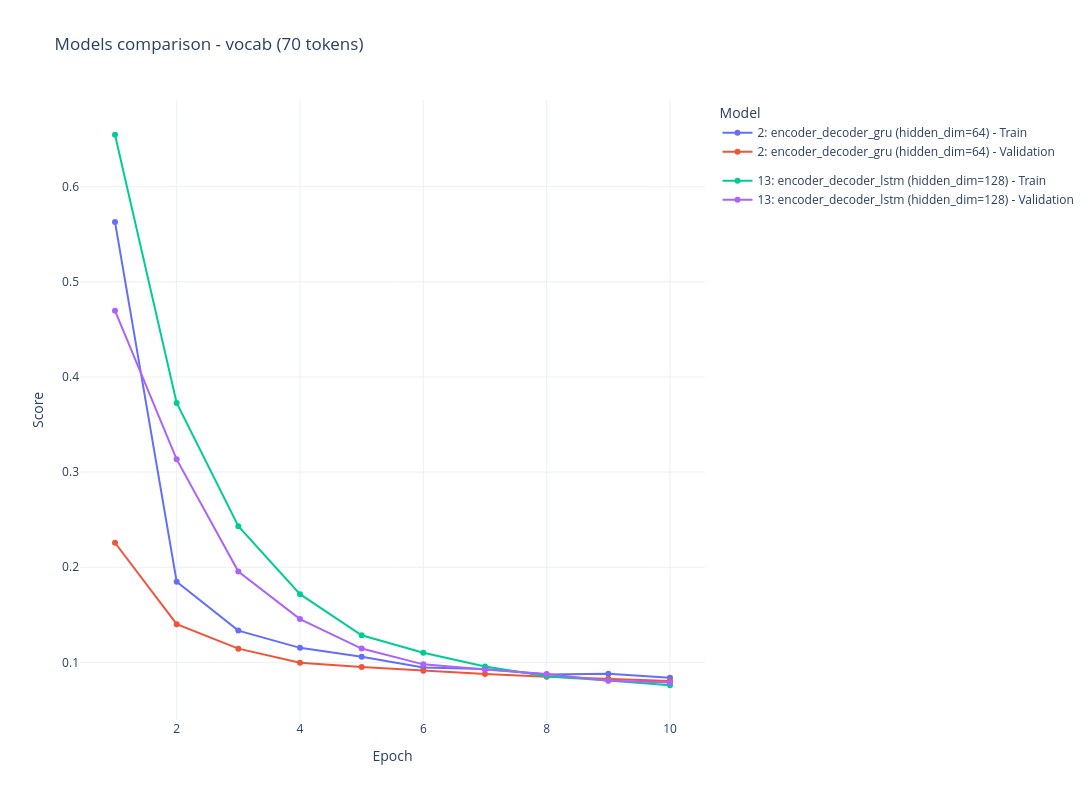

The notebook cell this image was saved under:
### Code cell
model_info = load_model_info(MODEL_INFO_JSON)
all_vocab_models = {}

for vocab_name, vocab_dir in VOCAB_DIRS.items():
    print(f"[{vocab_name}]")

    if not vocab_dir.exists():
        print(f"Directory {vocab_dir} does not exist.")
        continue

    models = full_model_info(vocab_dir, model_info)
    all_vocab_models[vocab_name] = models

    # Get final validation score for each model
    final_scores = []

    for model_idx, model in models.items():
        df = model["data"]

        final_validation = df["Validation"].iloc[-1]

        final_scores.append({
            "model_idx": model_idx,
            "score": final_validation
        })

    # Lowest validation loss first
    final_scores.sort(key=lambda x: x["score"])

    # Keep only the top N visible initially
    initial_visible = {
        x["model_idx"]
        for x in final_scores[:TOP_N]
    }

    print(f"Found {len(models)} models")


    if models:
        plot_vocab_models(vocab_name, models, initial_visible)

    print()

### Figure 1 — Plotly figure (JSON) as saved in the notebook; plotly's stock layout.template omitted (floating-point values rounded to 4 significant figures)
{"data": [{"hovertemplate": "0: encoder_decoder_rnn (hidden_dim=64)<br>Epoch: %{x}<br>Train: %{y}<extra></extra>", "legendgroup": "0", "mode": "lines+markers", "name": "0: encoder_decoder_rnn (hidden_dim=64) - Train", "type": "scatter", "visible": false, "x": [1, 2, 3, 4, 5, 6, 7, 8, 9, 10], "y": [0.731, 0.605, 0.6043, 0.6048, 0.6044, 0.6057, 0.6043, 0.6032, 0.6037, 0.6043]}, {"hovertemplate": "0: encoder_decoder_rnn (hidden_dim=64)<br>Epoch: %{x}<br>Train: %{y}<extra></extra>", "legendgroup": "0", "mode": "lines+markers", "name": "0: encoder_decoder_rnn (hidden_dim=64) - Validation", "type": "scatter", "visible": false, "x": [1, 2, 3, 4, 5, 6, 7, 8, 9, 10], "y": [0.6275, 0.6228, 0.6308, 0.6204, 0.6298, 0.6265, 0.6301, 0.623, 0.6203, 0.6231]}, {"hovertemplate": "1: deep_encoder_decoder_rnn (hidden_dim=64)<br>Epoch: %{x}<br>Train: %{y}<extra></extra>", "legendgroup": "1", "mode": "lines+markers", "name": "1: deep_encoder_decoder_rnn (hidden_dim=64) - Train", "type": "scatter", "visible": false, "x": [1, 2, 3, 4, 5, 6, 7, 8, 9, 10], "y": [0.7272, 0.6055, 0.6029, 0.6031, 0.6054, 0.6025, 0.6041, 0.6038, 0.6044, 0.6142]}, {"hovertemplate": "1: deep_encoder_decoder_rnn (hidden_dim=64)<br>Epoch: %{x}<br>Train: %{y}<extra></extra>", "legendgroup": "1", "mode": "lines+markers", "name": "1: deep_encoder_decoder_rnn (hidden_dim=64) - Validation", "type": "scatter", "visible": false, "x": [1, 2, 3, 4, 5, 6, 7, 8, 9, 10], "y": [0.6283, 0.6222, 0.6274, 0.6252, 0.6251, 0.6224, 0.6272, 0.6262, 0.6239, 0.6283]}, {"hovertemplate": "2: encoder_decoder_gru (hidden_dim=64)<br>Epoch: %{x}<br>Train: %{y}<extra></extra>", "legendgroup": "2", "mode": "lines+markers", "name": "2: encoder_decoder_gru (hidden_dim=64) - Train", "type": "scatter", "visible": true, "x": [1, 2, 3, 4, 5, 6, 7, 8, 9, 10], "y": [0.5629, 0.1848, 0.1334, 0.1153, 0.1059, 0.09466, 0.09304, 0.08735, 0.08807, 0.08377]}, {"hovertemplate": "2: encoder_decoder_gru (hidden_dim=64)<br>Epoch: %{x}<br>Train: %{y}<extra></extra>", "legendgroup": "2", "mode": "lines+markers", "name": "2: encoder_decoder_gru (hidden_dim=64) - Validation", "type": "scatter", "visible": true, "x": [1, 2, 3, 4, 5, 6, 7, 8, 9, 10], "y": [0.2258, 0.1402, 0.1145, 0.09954, 0.09509, 0.09126, 0.08769, 0.08482, 0.08277, 0.08054]}, {"hovertemplate": "3: encoder_decoder_lstm (hidden_dim=64)<br>Epoch: %{x}<br>Train: %{y}<extra></extra>", "legendgroup": "3", "mode": "lines+markers", "name": "3: encoder_decoder_lstm (hidden_dim=64) - Train", "type": "scatter", "visible": false, "x": [1, 2, 3, 4, 5, 6, 7, 8, 9, 10], "y": [0.7336, 0.4005, 0.2717, 0.1974, 0.159, 0.1424, 0.1234, 0.1183, 0.1098, 0.1062]}, {"hovertemplate": "3: encoder_decoder_lstm (hidden_dim=64)<br>Epoch: %{x}<br>Train: %{y}<extra></extra>", "legendgroup": "3", "mode": "lines+markers", "name": "3: encoder_decoder_lstm (hidden_dim=64) - Validation", "type": "scatter", "visible": false, "x": [1, 2, 3, 4, 5, 6, 7, 8, 9, 10], "y": [0.4879, 0.3155, 0.2167, 0.1685, 0.1447, 0.1285, 0.1126, 0.1116, 0.1089, 0.102]}, {"hovertemplate": "4: bi_encoder_gru_decoder (hidden_dim=64)<br>Epoch: %{x}<br>Train: %{y}<extra></extra>", "legendgroup": "4", "mode": "lines+markers", "name": "4: bi_encoder_gru_decoder (hidden_dim=64) - Train", "type": "scatter", "visible": false, "x": [1, 2, 3, 4, 5, 6, 7, 8, 9, 10], "y": [0.5434, 0.195, 0.1503, 0.1304, 0.1187, 0.1129, 0.1042, 0.1015, 0.09966, 0.0984]}, {"hovertemplate": "4: bi_encoder_gru_decoder (hidden_dim=64)<br>Epoch: %{x}<br>Train: %{y}<extra></extra>", "legendgroup": "4", "mode": "lines+markers", "name": "4: bi_encoder_gru_decoder (hidden_dim=64) - Validation", "type": "scatter", "visible": false, "x": [1, 2, 3, 4, 5, 6, 7, 8, 9, 10], "y": [0.237, 0.1667, 0.1312, 0.1141, 0.1104, 0.1085, 0.1027, 0.09646, 0.09293, 0.09981]}, {"hovertemplate": "5: bi_encoder_lstm_decoder (hidden_dim=64)<br>Epoch: %{x}<br>Train: %{y}<extra></extra>", "legendgroup": "5", "mode": "lines+markers", "name": "5: bi_encoder_lstm_decoder (hidden_dim=64) - Train", "type": "scatter", "visible": false, "x": [1, 2, 3, 4, 5, 6, 7, 8, 9, 10], "y": [0.7729, 0.5275, 0.4954, 0.4609, 0.4253, 0.385, 0.3344, 0.2911, 0.2626, 0.2376]}, {"hovertemplate": "5: bi_encoder_lstm_decoder (hidden_dim=64)<br>Epoch: %{x}<br>Train: %{y}<extra></extra>", "legendgroup": "5", "mode": "lines+markers", "name": "5: bi_encoder_lstm_decoder (hidden_dim=64) - Validation", "type": "scatter", "visible": false, "x": [1, 2, 3, 4, 5, 6, 7, 8, 9, 10], "y": [0.5701, 0.519, 0.4934, 0.4535, 0.4174, 0.3669, 0.322, 0.271, 0.2481, 0.2388]}, {"hovertemplate": "6: deep_bi_encoder_lstm_decoder (hidden_dim=64)<br>Epoch: %{x}<br>Train: %{y}<extra></extra>", "legendgroup": "6", "mode": "lines+markers", "name": "6: deep_bi_encoder_lstm_decoder (hidden_dim=64) - Train", "type": "scatter", "visible": false, "x": [1, 2, 3, 4, 5, 6, 7, 8, 9, 10], "y": [0.7846, 0.5362, 0.3994, 0.2788, 0.2057, 0.1682, 0.1463, 0.1336, 0.1241, 0.1174]}, {"hovertemplate": "6: deep_bi_encoder_lstm_decoder (hidden_dim=64)<br>Epoch: %{x}<br>Train: %{y}<extra></extra>", "legendgroup": "6", "mode": "lines+markers", "name": "6: deep_bi_encoder_lstm_decoder (hidden_dim=64) - Validation", "type": "scatter", "visible": false, "x": [1, 2, 3, 4, 5, 6, 7, 8, 9, 10], "y": [0.6161, 0.4827, 0.3388, 0.2172, 0.1822, 0.1493, 0.1371, 0.1244, 0.1184, 0.1143]}, {"hovertemplate": "7: bi_encoder_lstm_projection (hidden_dim=64, projection_dim=32)<br>Epoch: %{x}<br>Train: %{y}<extra></extra>", "legendgroup": "7", "mode": "lines+markers", "name": "7: bi_encoder_lstm_projection (hidden_dim=64, projection_dim=32) - Train", "type": "scatter", "visible": false, "x": [1, 2, 3, 4, 5, 6, 7, 8, 9, 10], "y": [0.8946, 0.6165, 0.6099, 0.606, 0.6049, 0.604, 0.6052, 0.6026, 0.6002, 0.6015]}, {"hovertemplate": "7: bi_encoder_lstm_projection (hidden_dim=64, projection_dim=32)<br>Epoch: %{x}<br>Train: %{y}<extra></extra>", "legendgroup": "7", "mode": "lines+markers", "name": "7: bi_encoder_lstm_projection (hidden_dim=64, projection_dim=32) - Validation", "type": "scatter", "visible": false, "x": [1, 2, 3, 4, 5, 6, 7, 8, 9, 10], "y": [0.6197, 0.6162, 0.6176, 0.6185, 0.6171, 0.6154, 0.6196, 0.6185, 0.6169, 0.6147]}, {"hovertemplate": "8: cnn_bi_encoder_lstm_decoder (hidden_dim=64)<br>Epoch: %{x}<br>Train: %{y}<extra></extra>", "legendgroup": "8", "mode": "lines+markers", "name": "8: cnn_bi_encoder_lstm_decoder (hidden_dim=64) - Train", "type": "scatter", "visible": false, "x": [1, 2, 3, 4, 5, 6, 7, 8, 9, 10], "y": [0.7846, 0.5066, 0.4477, 0.4236, 0.4174, 0.4117, 0.4083, 0.3914, 0.3814, 0.3692]}, {"hovertemplate": "8: cnn_bi_encoder_lstm_decoder (hidden_dim=64)<br>Epoch: %{x}<br>Train: %{y}<extra></extra>", "legendgroup": "8", "mode": "lines+markers", "name": "8: cnn_bi_encoder_lstm_decoder (hidden_dim=64) - Validation", "type": "scatter", "visible": false, "x": [1, 2, 3, 4, 5, 6, 7, 8, 9, 10], "y": [0.5869, 0.4843, 0.4396, 0.4245, 0.4221, 0.4124, 0.3985, 0.3921, 0.385, 0.3746]}, {"hovertemplate": "9: transformer_seq2seq (hidden_dim=64, num_heads=4, num_encoder_layers=2, num_decoder_layers=2, ff_dim=256)<br>Epoch: %{x}<br>Train: %{y}<extra></extra>", "legendgroup": "9", "mode": "lines+markers", "name": "9: transformer_seq2seq (hidden_dim=64, num_heads=4, num_encoder_layers=2, num_decoder_layers=2, ff_dim=256) - Train", "type": "scatter", "visible": false, "x": [1, 2, 3, 4, 5, 6, 7, 8, 9, 10], "y": [0.8533, 0.4781, 0.457, 0.4267, 0.3945, 0.3954, 0.4529, 0.3799, 0.3607, 0.3535]}, {"hovertemplate": "9: transformer_seq2seq (hidden_dim=64, num_heads=4, num_encoder_layers=2, num_decoder_layers=2, ff_dim=256)<br>Epoch: %{x}<br>Train: %{y}<extra></extra>", "legendgroup": "9", "mode": "lines+markers", "name": "9: transformer_seq2seq (hidden_dim=64, num_heads=4, num_encoder_layers=2, num_decoder_layers=2, ff_dim=256) - Validation", "type": "scatter", "visible": false, "x": [1, 2, 3, 4, 5, 6, 7, 8, 9, 10], "y": [0.4708, 0.4439, 0.4268, 0.4058, 0.3854, 0.3529, 0.3618, 0.3561, 0.359, 0.3502]}, {"hovertemplate": "10: encoder_decoder_rnn (hidden_dim=128)<br>Epoch: %{x}<br>Train: %{y}<extra></extra>", "legendgroup": "10", "mode": "lines+markers", "name": "10: encoder_decoder_rnn (hidden_dim=128) - Train", "type": "scatter", "visible": false, "x": [1, 2, 3, 4, 5, 6, 7, 8, 9, 10], "y": [0.6763, 0.6133, 0.6115, 0.6148, 0.6124, 0.6123, 0.6122, 0.6108, 0.6126, 0.6115]}, {"hovertemplate": "10: encoder_decoder_rnn (hidden_dim=128)<br>Epoch: %{x}<br>Train: %{y}<extra></extra>", "legendgroup": "10", "mode": "lines+markers", "name": "10: encoder_decoder_rnn (hidden_dim=128) - Validation", "type": "scatter", "visible": false, "x": [1, 2, 3, 4, 5, 6, 7, 8, 9, 10], "y": [0.6446, 0.6339, 0.6212, 0.6394, 0.6421, 0.6355, 0.6312, 0.6299, 0.6411, 0.6308]}, {"hovertemplate": "11: deep_encoder_decoder_rnn (hidden_dim=128)<br>Epoch: %{x}<br>Train: %{y}<extra></extra>", "legendgroup": "11", "mode": "lines+markers", "name": "11: deep_encoder_decoder_rnn (hidden_dim=128) - Train", "type": "scatter", "visible": false, "x": [1, 2, 3, 4, 5, 6, 7, 8, 9, 10], "y": [0.693, 0.612, 0.6132, 0.6132, 0.6104, 0.6119, 0.6119, 0.6104, 0.6133, 0.6109]}, {"hovertemplate": "11: deep_encoder_decoder_rnn (hidden_dim=128)<br>Epoch: %{x}<br>Train: %{y}<extra></extra>", "legendgroup": "11", "mode": "lines+markers", "name": "11: deep_encoder_decoder_rnn (hidden_dim=128) - Validation", "type": "scatter", "visible": false, "x": [1, 2, 3, 4, 5, 6, 7, 8, 9, 10], "y": [0.6345, 0.6427, 0.6273, 0.6364, 0.6378, 0.6254, 0.6312, 0.63, 0.6263, 0.6226]}, {"hovertemplate": "12: encoder_decoder_gru (hidden_dim=128)<br>Epoch: %{x}<br>Train: %{y}<extra></extra>", "legendgroup": "12", "mode": "lines+markers", "name": "12: encoder_decoder_gru (hidden_dim=128) - Train", "type": "scatter", "visible": false, "x": [1, 2, 3, 4, 5, 6, 7, 8, 9, 10], "y": [0.3667, 0.1276, 0.1086, 0.09926, 0.09758, 0.1257, 0.5433, 0.539, 0.5419, 0.5213]}, {"hovertemplate": "12: encoder_decoder_gru (hidden_dim=128)<br>Epoch: %{x}<br>Train: %{y}<extra></extra>", "legendgroup": "12", "mode": "lines+markers", "name": "12: encoder_decoder_gru (hidden_dim=128) - Validation", "type": "scatter", "visible": false, "x": [1, 2, 3, 4, 5, 6, 7, 8, 9, 10], "y": [0.1435, 0.1083, 0.09872, 0.1026, 0.09548, 0.2744, 0.5151, 0.5609, 0.5381, 0.5351]}, {"hovertemplate": "13: encoder_decoder_lstm (hidden_dim=128)<br>Epoch: %{x}<br>Train: %{y}<extra></extra>", "legendgroup": "13", "mode": "lines+markers", "name": "13: encoder_decoder_lstm (hidden_dim=128) - Train", "type": "scatter", "visible": true, "x": [1, 2, 3, 4, 5, 6, 7, 8, 9, 10], "y": [0.6545, 0.3726, 0.2431, 0.1717, 0.1286, 0.1102, 0.09559, 0.08533, 0.08106, 0.07598]}, {"hovertemplate": "13: encoder_decoder_lstm (hidden_dim=128)<br>Epoch: %{x}<br>Train: %{y}<extra></extra>", "legendgroup": "13", "mode": "lines+markers", "name": "13: encoder_decoder_lstm (hidden_dim=128) - Validation", "type": "scatter", "visible": true, "x": [1, 2, 3, 4, 5, 6, 7, 8, 9, 10], "y": [0.4697, 0.3134, 0.1955, 0.1455, 0.1145, 0.09794, 0.09265, 0.08773, 0.08074, 0.07886]}, {"hovertemplate": "14: bi_encoder_gru_decoder (hidden_dim=128)<br>Epoch: %{x}<br>Train: %{y}<extra></extra>", "legendgroup": "14", "mode": "lines+markers", "name": "14: bi_encoder_gru_decoder (hidden_dim=128) - Train", "type": "scatter", "visible": false, "x": [1, 2, 3, 4, 5, 6, 7, 8, 9, 10], "y": [0.3707, 0.1319, 0.1131, 0.1035, 0.1053, 0.1255, 0.3765, 0.5324, 0.552, 0.5305]}, {"hovertemplate": "14: bi_encoder_gru_decoder (hidden_dim=128)<br>Epoch: %{x}<br>Train: %{y}<extra></extra>", "legendgroup": "14", "mode": "lines+markers", "name": "14: bi_encoder_gru_decoder (hidden_dim=128) - Validation", "type": "scatter", "visible": false, "x": [1, 2, 3, 4, 5, 6, 7, 8, 9, 10], "y": [0.1458, 0.1159, 0.1023, 0.1057, 0.1064, 0.1648, 0.5909, 0.5548, 0.5481, 0.5422]}, {"hovertemplate": "15: bi_encoder_lstm_decoder (hidden_dim=128)<br>Epoch: %{x}<br>Train: %{y}<extra></extra>", "legendgroup": "15", "mode": "lines+markers", "name": "15: bi_encoder_lstm_decoder (hidden_dim=128) - Train", "type": "scatter", "visible": false, "x": [1, 2, 3, 4, 5, 6, 7, 8, 9, 10], "y": [0.7019, 0.6056, 0.6047, 0.6032, 0.6018, 0.6006, 0.6028, 0.6026, 0.6025, 0.6022]}, {"hovertemplate": "15: bi_encoder_lstm_decoder (hidden_dim=128)<br>Epoch: %{x}<br>Train: %{y}<extra></extra>", "legendgroup": "15", "mode": "lines+markers", "name": "15: bi_encoder_lstm_decoder (hidden_dim=128) - Validation", "type": "scatter", "visible": false, "x": [1, 2, 3, 4, 5, 6, 7, 8, 9, 10], "y": [0.6271, 0.619, 0.6285, 0.6175, 0.6172, 0.6205, 0.6222, 0.6218, 0.6192, 0.6233]}, {"hovertemplate": "16: deep_bi_encoder_lstm_decoder (hidden_dim=128)<br>Epoch: %{x}<br>Train: %{y}<extra></extra>", "legendgroup": "16", "mode": "lines+markers", "name": "16: deep_bi_encoder_lstm_decoder (hidden_dim=128) - Train", "type": "scatter", "visible": false, "x": [1, 2, 3, 4, 5, 6, 7, 8, 9, 10], "y": [0.6954, 0.5984, 0.6043, 0.6034, 0.6045, 0.6043, 0.6015, 0.6024, 0.6028, 0.6013]}, {"hovertemplate": "16: deep_bi_encoder_lstm_decoder (hidden_dim=128)<br>Epoch: %{x}<br>Train: %{y}<extra></extra>", "legendgroup": "16", "mode": "lines+markers", "name": "16: deep_bi_encoder_lstm_decoder (hidden_dim=128) - Validation", "type": "scatter", "visible": false, "x": [1, 2, 3, 4, 5, 6, 7, 8, 9, 10], "y": [0.6435, 0.6301, 0.6297, 0.6235, 0.6247, 0.6223, 0.6229, 0.621, 0.6259, 0.6272]}, {"hovertemplate": "17: bi_encoder_lstm_projection (hidden_dim=128, projection_dim=64)<br>Epoch: %{x}<br>Train: %{y}<extra></extra>", "legendgroup": "17", "mode": "lines+markers", "name": "17: bi_encoder_lstm_projection (hidden_dim=128, projection_dim=64) - Train", "type": "scatter", "visible": false, "x": [1, 2, 3, 4, 5, 6, 7, 8, 9, 10], "y": [0.7522, 0.6042, 0.6006, 0.5997, 0.5999, 0.5983, 0.599, 0.5986, 0.5983, 0.6075]}, {"hovertemplate": "17: bi_encoder_lstm_projection (hidden_dim=128, projection_dim=64)<br>Epoch: %{x}<br>Train: %{y}<extra></extra>", "legendgroup": "17", "mode": "lines+markers", "name": "17: bi_encoder_lstm_projection (hidden_dim=128, projection_dim=64) - Validation", "type": "scatter", "visible": false, "x": [1, 2, 3, 4, 5, 6, 7, 8, 9, 10], "y": [0.6186, 0.6192, 0.6168, 0.6188, 0.6165, 0.616, 0.6184, 0.6168, 0.617, 0.6169]}, {"hovertemplate": "18: cnn_bi_encoder_lstm_decoder (hidden_dim=128)<br>Epoch: %{x}<br>Train: %{y}<extra></extra>", "legendgroup": "18", "mode": "lines+markers", "name": "18: cnn_bi_encoder_lstm_decoder (hidden_dim=128) - Train", "type": "scatter", "visible": false, "x": [1, 2, 3, 4, 5, 6, 7, 8, 9, 10], "y": [0.6961, 0.6053, 0.6054, 0.6028, 0.6031, 0.6033, 0.6049, 0.6018, 0.6031, 0.6015]}, {"hovertemplate": "18: cnn_bi_encoder_lstm_decoder (hidden_dim=128)<br>Epoch: %{x}<br>Train: %{y}<extra></extra>", "legendgroup": "18", "mode": "lines+markers", "name": "18: cnn_bi_encoder_lstm_decoder (hidden_dim=128) - Validation", "type": "scatter", "visible": false, "x": [1, 2, 3, 4, 5, 6, 7, 8, 9, 10], "y": [0.6262, 0.6224, 0.6184, 0.6253, 0.6224, 0.6213, 0.6201, 0.6255, 0.6271, 0.6268]}, {"hovertemplate": "19: transformer_seq2seq (hidden_dim=128, num_heads=8, num_encoder_layers=2, num_decoder_layers=2, ff_dim=512)<br>Epoch: %{x}<br>Train: %{y}<extra></extra>", "legendgroup": "19", "mode": "lines+markers", "name": "19: transformer_seq2seq (hidden_dim=128, num_heads=8, num_encoder_layers=2, num_decoder_layers=2, ff_dim=512) - Train", "type": "scatter", "visible": false, "x": [1, 2, 3, 4, 5, 6, 7, 8, 9, 10], "y": [2.583, 2.558, 2.554, 2.555, 2.553, 2.555, 2.555, 2.551, 2.553, 2.553]}, {"hovertemplate": "19: transformer_seq2seq (hidden_dim=128, num_heads=8, num_encoder_layers=2, num_decoder_layers=2, ff_dim=512)<br>Epoch: %{x}<br>Train: %{y}<extra></extra>", "legendgroup": "19", "mode": "lines+markers", "name": "19: transformer_seq2seq (hidden_dim=128, num_heads=8, num_encoder_layers=2, num_decoder_layers=2, ff_dim=512) - Validation", "type": "scatter", "visible": false, "x": [1, 2, 3, 4, 5, 6, 7, 8, 9, 10], "y": [2.514, 2.515, 2.524, 2.511, 2.514, 2.508, 2.507, 2.509, 2.51, 2.512]}, {"hovertemplate": "20: encoder_decoder_rnn (hidden_dim=256)<br>Epoch: %{x}<br>Train: %{y}<extra></extra>", "legendgroup": "20", "mode": "lines+markers", "name": "20: encoder_decoder_rnn (hidden_dim=256) - Train", "type": "scatter", "visible": false, "x": [1, 2, 3, 4, 5, 6, 7, 8, 9, 10], "y": [0.6712, 0.6294, 0.6263, 0.6262, 0.6288, 0.6276, 0.6272, 0.6314, 0.6254, 0.6318]}, {"hovertemplate": "20: encoder_decoder_rnn (hidden_dim=256)<br>Epoch: %{x}<br>Train: %{y}<extra></extra>", "legendgroup": "20", "mode": "lines+markers", "name": "20: encoder_decoder_rnn (hidden_dim=256) - Validation", "type": "scatter", "visible": false, "x": [1, 2, 3, 4, 5, 6, 7, 8, 9, 10], "y": [0.6619, 0.6607, 0.6427, 0.6387, 0.6865, 0.6439, 0.6444, 0.6484, 0.6508, 0.654]}, {"hovertemplate": "21: deep_encoder_decoder_rnn (hidden_dim=256)<br>Epoch: %{x}<br>Train: %{y}<extra></extra>", "legendgroup": "21", "mode": "lines+markers", "name": "21: deep_encoder_decoder_rnn (hidden_dim=256) - Train", "type": "scatter", "visible": false, "x": [1, 2, 3, 4, 5, 6, 7, 8, 9, 10], "y": [0.706, 0.6236, 0.6251, 0.6297, 0.6269, 0.6245, 0.6239, 0.6253, 0.6314, 0.6282]}, {"hovertemplate": "21: deep_encoder_decoder_rnn (hidden_dim=256)<br>Epoch: %{x}<br>Train: %{y}<extra></extra>", "legendgroup": "21", "mode": "lines+markers", "name": "21: deep_encoder_decoder_rnn (hidden_dim=256) - Validation", "type": "scatter", "visible": false, "x": [1, 2, 3, 4, 5, 6, 7, 8, 9, 10], "y": [0.6458, 0.6328, 0.6542, 0.6516, 0.6569, 0.6496, 0.6577, 0.6391, 0.6389, 0.6695]}, {"hovertemplate": "22: encoder_decoder_gru (hidden_dim=256)<br>Epoch: %{x}<br>Train: %{y}<extra></extra>", "legendgroup": "22", "mode": "lines+markers", "name": "22: encoder_decoder_gru (hidden_dim=256) - Train", "type": "scatter", "visible": false, "x": [1, 2, 3, 4, 5, 6, 7, 8, 9, 10], "y": [0.2945, 0.1336, 0.1472, 0.5012, 0.5142, 0.507, 0.5008, 0.4941, 0.5132, 0.5072]}, {"hovertemplate": "22: encoder_decoder_gru (hidden_dim=256)<br>Epoch: %{x}<br>Train: %{y}<extra></extra>", "legendgroup": "22", "mode": "lines+markers", "name": "22: encoder_decoder_gru (hidden_dim=256) - Validation", "type": "scatter", "visible": false, "x": [1, 2, 3, 4, 5, 6, 7, 8, 9, 10], "y": [0.13, 0.1273, 0.1794, 0.5277, 0.5162, 0.5139, 0.5005, 0.5062, 0.5328, 0.4964]}, {"hovertemplate": "23: encoder_decoder_lstm (hidden_dim=256)<br>Epoch: %{x}<br>Train: %{y}<extra></extra>", "legendgroup": "23", "mode": "lines+markers", "name": "23: encoder_decoder_lstm (hidden_dim=256) - Train", "type": "scatter", "visible": false, "x": [1, 2, 3, 4, 5, 6, 7, 8, 9, 10], "y": [0.6372, 0.3616, 0.2155, 0.1594, 0.1328, 0.111, 0.1029, 0.09548, 0.0873, 0.08011]}, {"hovertemplate": "23: encoder_decoder_lstm (hidden_dim=256)<br>Epoch: %{x}<br>Train: %{y}<extra></extra>", "legendgroup": "23", "mode": "lines+markers", "name": "23: encoder_decoder_lstm (hidden_dim=256) - Validation", "type": "scatter", "visible": false, "x": [1, 2, 3, 4, 5, 6, 7, 8, 9, 10], "y": [0.5035, 0.2794, 0.1788, 0.1474, 0.1196, 0.1078, 0.1014, 0.08865, 0.08204, 0.08348]}, {"hovertemplate": "24: bi_encoder_gru_decoder (hidden_dim=256)<br>Epoch: %{x}<br>Train: %{y}<extra></extra>", "legendgroup": "24", "mode": "lines+markers", "name": "24: bi_encoder_gru_decoder (hidden_dim=256) - Train", "type": "scatter", "visible": false, "x": [1, 2, 3, 4, 5, 6, 7, 8, 9, 10], "y": [0.6242, 0.4416, 0.3224, 0.2376, 0.1866, 0.1608, 0.3513, 0.6286, 0.5724, 0.5472]}, {"hovertemplate": "24: bi_encoder_gru_decoder (hidden_dim=256)<br>Epoch: %{x}<br>Train: %{y}<extra></extra>", "legendgroup": "24", "mode": "lines+markers", "name": "24: bi_encoder_gru_decoder (hidden_dim=256) - Validation", "type": "scatter", "visible": false, "x": [1, 2, 3, 4, 5, 6, 7, 8, 9, 10], "y": [0.5189, 0.3775, 0.2694, 0.2045, 0.1658, 0.1385, 0.7211, 0.6299, 0.5874, 0.5608]}, {"hovertemplate": "25: bi_encoder_lstm_decoder (hidden_dim=256)<br>Epoch: %{x}<br>Train: %{y}<extra></extra>", "legendgroup": "25", "mode": "lines+markers", "name": "25: bi_encoder_lstm_decoder (hidden_dim=256) - Train", "type": "scatter", "visible": false, "x": [1, 2, 3, 4, 5, 6, 7, 8, 9, 10], "y": [0.6682, 0.6077, 0.6086, 0.6086, 0.6076, 0.6074, 0.6069, 0.6073, 0.6089, 0.6057]}, {"hovertemplate": "25: bi_encoder_lstm_decoder (hidden_dim=256)<br>Epoch: %{x}<br>Train: %{y}<extra></extra>", "legendgroup": "25", "mode": "lines+markers", "name": "25: bi_encoder_lstm_decoder (hidden_dim=256) - Validation", "type": "scatter", "visible": false, "x": [1, 2, 3, 4, 5, 6, 7, 8, 9, 10], "y": [0.6306, 0.6323, 0.6259, 0.628, 0.6324, 0.6293, 0.6293, 0.6263, 0.6284, 0.6214]}, {"hovertemplate": "26: deep_bi_encoder_lstm_decoder (hidden_dim=256)<br>Epoch: %{x}<br>Train: %{y}<extra></extra>", "legendgroup": "26", "mode": "lines+markers", "name": "26: deep_bi_encoder_lstm_decoder (hidden_dim=256) - Train", "type": "scatter", "visible": false, "x": [1, 2, 3, 4, 5, 6, 7, 8, 9, 10], "y": [0.6652, 0.6077, 0.6068, 0.6075, 0.607, 0.607, 0.6071, 0.606, 0.6066, 0.6063]}, {"hovertemplate": "26: deep_bi_encoder_lstm_decoder (hidden_dim=256)<br>Epoch: %{x}<br>Train: %{y}<extra></extra>", "legendgroup": "26", "mode": "lines+markers", "name": "26: deep_bi_encoder_lstm_decoder (hidden_dim=256) - Validation", "type": "scatter", "visible": false, "x": [1, 2, 3, 4, 5, 6, 7, 8, 9, 10], "y": [0.6266, 0.6334, 0.6305, 0.6264, 0.623, 0.623, 0.627, 0.6284, 0.6218, 0.6269]}, {"hovertemplate": "27: bi_encoder_lstm_projection (hidden_dim=256, projection_dim=128)<br>Epoch: %{x}<br>Train: %{y}<extra></extra>", "legendgroup": "27", "mode": "lines+markers", "name": "27: bi_encoder_lstm_projection (hidden_dim=256, projection_dim=128) - Train", "type": "scatter", "visible": false, "x": [1, 2, 3, 4, 5, 6, 7, 8, 9, 10], "y": [0.7009, 0.6023, 0.5998, 0.5998, 0.6052, 0.5998, 0.5989, 0.5987, 0.5986, 0.5994]}, {"hovertemplate": "27: bi_encoder_lstm_projection (hidden_dim=256, projection_dim=128)<br>Epoch: %{x}<br>Train: %{y}<extra></extra>", "legendgroup": "27", "mode": "lines+markers", "name": "27: bi_encoder_lstm_projection (hidden_dim=256, projection_dim=128) - Validation", "type": "scatter", "visible": false, "x": [1, 2, 3, 4, 5, 6, 7, 8, 9, 10], "y": [0.6199, 0.6219, 0.6188, 0.6179, 0.6148, 0.6181, 0.6164, 0.6181, 0.618, 0.6201]}, {"hovertemplate": "28: cnn_bi_encoder_lstm_decoder (hidden_dim=256)<br>Epoch: %{x}<br>Train: %{y}<extra></extra>", "legendgroup": "28", "mode": "lines+markers", "name": "28: cnn_bi_encoder_lstm_decoder (hidden_dim=256) - Train", "type": "scatter", "visible": false, "x": [1, 2, 3, 4, 5, 6, 7, 8, 9, 10], "y": [0.6754, 0.6107, 0.6078, 0.6089, 0.6098, 0.6071, 0.6074, 0.6065, 0.6065, 0.6073]}, {"hovertemplate": "28: cnn_bi_encoder_lstm_decoder (hidden_dim=256)<br>Epoch: %{x}<br>Train: %{y}<extra></extra>", "legendgroup": "28", "mode": "lines+markers", "name": "28: cnn_bi_encoder_lstm_decoder (hidden_dim=256) - Validation", "type": "scatter", "visible": false, "x": [1, 2, 3, 4, 5, 6, 7, 8, 9, 10], "y": [0.6357, 0.6339, 0.6262, 0.6273, 0.621, 0.6378, 0.627, 0.633, 0.6299, 0.627]}, {"hovertemplate": "29: transformer_seq2seq (hidden_dim=256, num_heads=8, num_encoder_layers=2, num_decoder_layers=2, ff_dim=1024)<br>Epoch: %{x}<br>Train: %{y}<extra></extra>", "legendgroup": "29", "mode": "lines+markers", "name": "29: transformer_seq2seq (hidden_dim=256, num_heads=8, num_encoder_layers=2, num_decoder_layers=2, ff_dim=1024) - Train", "type": "scatter", "visible": false, "x": [1, 2, 3, 4, 5, 6, 7, 8, 9, 10], "y": [2.596, 2.555, 2.551, 2.546, 2.55, 2.549, 2.543, 2.533, 2.544, 2.527]}, {"hovertemplate": "29: transformer_seq2seq (hidden_dim=256, num_heads=8, num_encoder_layers=2, num_decoder_layers=2, ff_dim=1024)<br>Epoch: %{x}<br>Train: %{y}<extra></extra>", "legendgroup": "29", "mode": "lines+markers", "name": "29: transformer_seq2seq (hidden_dim=256, num_heads=8, num_encoder_layers=2, num_decoder_layers=2, ff_dim=1024) - Validation", "type": "scatter", "visible": false, "x": [1, 2, 3, 4, 5, 6, 7, 8, 9, 10], "y": [2.518, 2.512, 2.485, 2.509, 2.514, 2.496, 2.498, 2.502, 2.517, 2.55]}], "layout": {"height": 800, "hovermode": "x unified", "legend": {"title": {"text": "Model"}}, "title": {"text": "Models comparison - vocab (70 tokens)"}, "width": 1200, "xaxis": {"title": {"text": "Epoch"}}, "yaxis": {"title": {"text": "Score"}}}}
